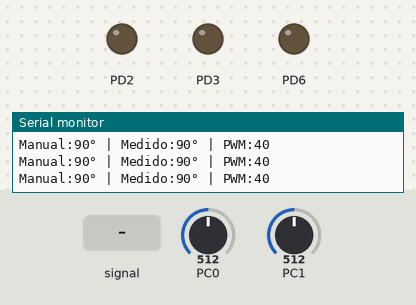
Bench run of a program on a simulated ATmega328P, built with avr-gcc and emulated at 16 MHz (the files do not name the chip). On the bench: output pins drawn as LEDs (lit = HIGH), the last lines printed to the serial monitor. Inputs (shaded band) come from the test bench; at power-on: PC0 = 512, PC1 = 512.

Above: at 1.2 s.
1.3 s: PC0 fed a 200 Hz sine of ±460 counts around its level
At 1.81 s:
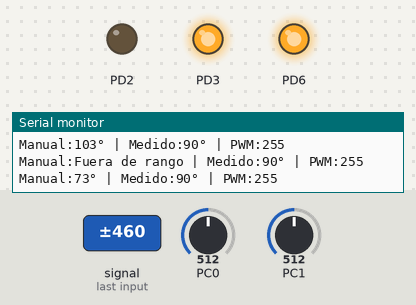
4.3 s: PC1 fed a 200 Hz sine of ±460 counts around its level
At 7.1 s:
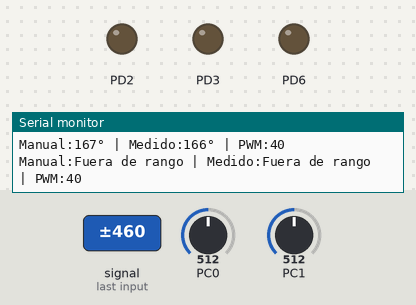
7.3 s: PC0 set to 716
At 7.89 s:
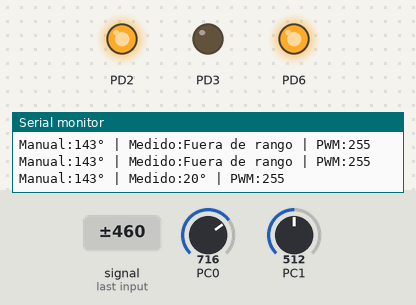
Timing chart, 0 to 16.3 s (numbered marks = the images above; inputs shaded):
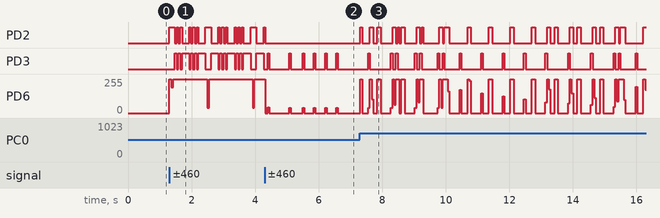

The program:

main.cpp
```cpp
#define F_CPU 16000000UL
#include <avr/io.h>
#include <util/delay.h>
#include <avr/interrupt.h>

volatile unsigned int adc_manual=0;
volatile unsigned int adc_motor=0;
volatile unsigned char canal=0;
volatile char c=0;

void config_USART(void){
  UBRR0=103;
  UCSR0B|=(1<<TXEN0);
  UCSR0C|=(1<<UCSZ01)|(1<<UCSZ00);
}

ISR(USART_UDRE_vect){
  UDR0=c;
  UCSR0B&=~(1<<UDRIE0);
}

void enviar_texto(const char* texto){
  while(*texto){
    c=*texto++;
    UCSR0B|=(1<<UDRIE0);
    _delay_ms(1);
  }
}

void enviar_entero(int valor){
  if(valor>=100){
    c='0'+(valor/100);
    UCSR0B|=(1<<UDRIE0);
    _delay_ms(1);
  }
  if(valor>=10){
    c='0'+((valor/10)%10);
    UCSR0B|=(1<<UDRIE0);
    _delay_ms(1);
  }
  else{
    c='0';
    UCSR0B|=(1<<UDRIE0);
    _delay_ms(1);
  }
  c='0'+(valor%10);
  UCSR0B|=(1<<UDRIE0);
  _delay_ms(1);
}

//manual=PC0 y motor=PC1
void config_ADC(void){
  ADMUX|=(1<<REFS0);
  ADCSRA|=(1<<ADEN)|(1<<ADIE)|(1<<ADPS2);
  canal=0;
  ADMUX=(ADMUX&0xF0)|0x00;
  ADCSRA|=(1<<ADSC);
}

ISR(ADC_vect){
  if(canal==0){
    adc_manual=ADC;
    ADMUX=(ADMUX&0xF0)|0x01;
    canal=1;
  }
  else{
    adc_motor=ADC;
    ADMUX=(ADMUX&0xF0)|0x00;
    canal=0;
  }
  ADCSRA|=(1<<ADSC);
}

//PWM en PD6
void config_PWM(void){
  DDRD|=(1<<PD6);
  TCCR0A|=(1<<COM0A1)|(1<<WGM01)|(1<<WGM00);
  TCCR0B|=(1<<CS01);//prescalador de 8
  OCR0A=0;//velocidad(0–255)
}

//motor en PD2 y PD3
void config_motor(void){
  DDRD|=0x0C;
}

void avanzar(void){
  PORTD|=0x04;
  PORTD&=~0x08;
}

void retroceder(void){
  PORTD|=0x08;
  PORTD&=~0x04;
}

void detener(void){
  PORTD&=~0x0C;
}

float adc_a_grados(unsigned int valor_adc){
  return valor_adc*(270.0/1023.0);
}

//grados reales (45°-225°) a 0°–180°
int convercion(float grados_reales){
  if(grados_reales<45.0||grados_reales>225.0){
    return-1;
  }
  return(int)(grados_reales-45.0);
}

float error=0;
float error_anterior=0;
float derivada = 0;
float kp=10.0;
float kd=10.0;

int main(void){
  config_USART();
  config_ADC();
  config_motor();
  config_PWM();
  sei();

  float grados_manual=0;
  float grados_motor=0;
  int manual_convertido=0;
  int motor_convertido=0;

  while(1){
    grados_manual=adc_a_grados(adc_manual);
    grados_motor=adc_a_grados(adc_motor);

    manual_convertido=convercion(grados_manual);
    motor_convertido=convercion(grados_motor);

    error=grados_manual-grados_motor;
    derivada=error-error_anterior;
    error_anterior=error;

    float control=kp*error+kd*derivada;

    if (control<0)control=-control;
    if (control<40)control=40;
    if (control>255)control=255;

    if(grados_motor<45.0||grados_motor>225.0){
      detener();
      OCR0A=0;
    }
    else{
      if(error>2){
        avanzar();
        OCR0A=(int)control;
      }
      else if(error<-2){
        retroceder();
        OCR0A=(int)control;
      }
      else{
        detener();
        OCR0A=0;
      }
    }

    enviar_texto("Manual:");
    if(manual_convertido==-1){
      enviar_texto("Fuera de rango");
    }
    else{
      enviar_entero(manual_convertido);
      enviar_texto("°");
    }
    enviar_texto(" | Medido:");
    if(motor_convertido==-1){
      enviar_texto("Fuera de rango");
    }
    else{
      enviar_entero(motor_convertido);
      enviar_texto("°");
    }
    enviar_texto(" | PWM:");
    enviar_entero((int)control);
    enviar_texto("\r\n");
    _delay_ms(1);
  }
}
```

Measured:
- after the input at 1.3 s, PD6: 0/255 → 255/255 at once
- after the input at 4.3 s, PD2: goes on until 4.3 s, then stays LOW
